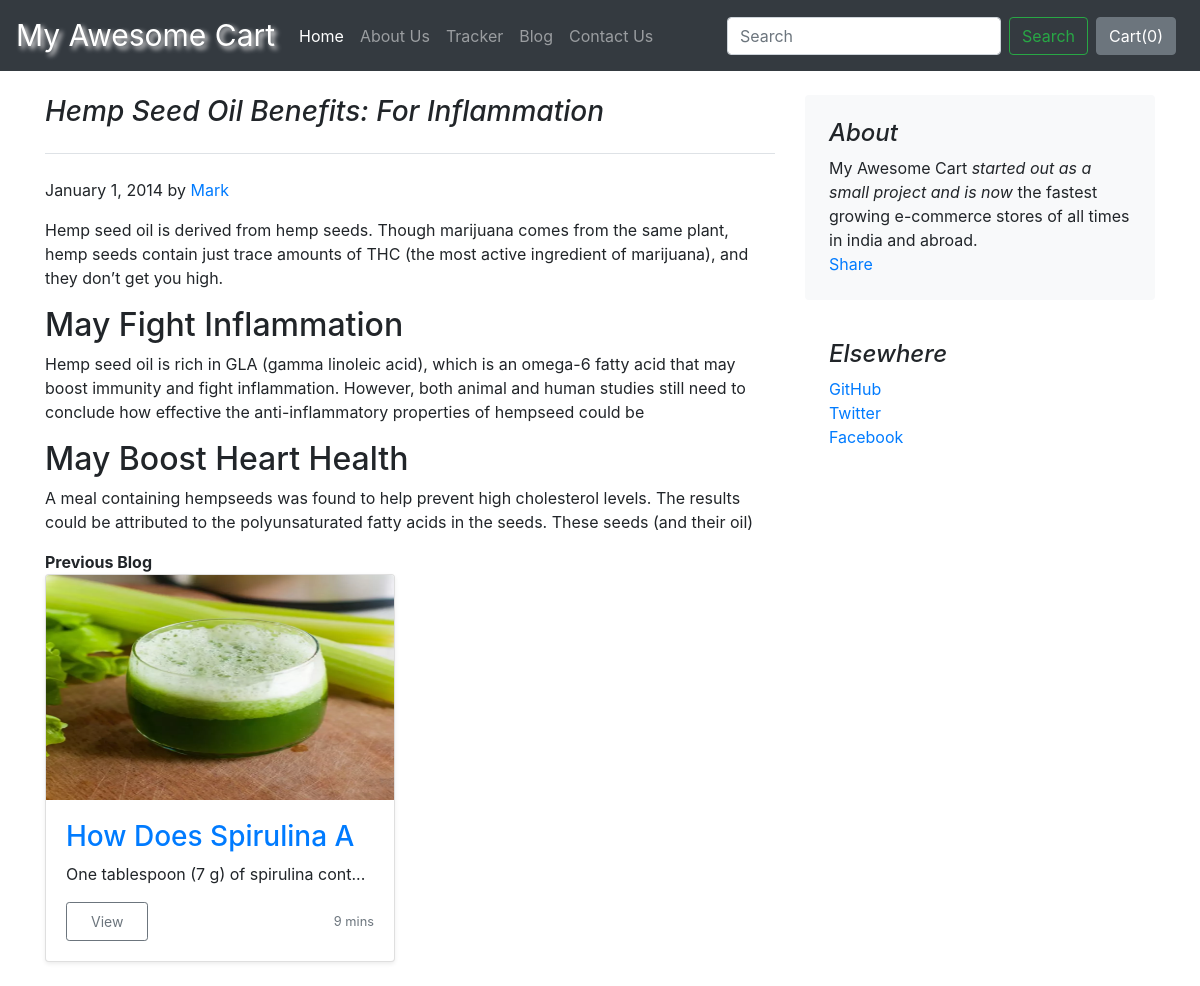
The app's page /blog/blogpost/3 with its own data.
### blog/models.py (models this page shows)
class Blogpost(models.Model):
	post_id = models.AutoField(primary_key=True)
	title = models.CharField(max_length=50)
	head0 = models.CharField(max_length=500, default="")
	chead0 = models.CharField(max_length=5000, default="")
	head1 = models.CharField(max_length=500, default="")
	chead1 = models.CharField(max_length=5000, default="")
	head2 = models.CharField(max_length=500, default="")
	chead2 = models.CharField(max_length=5000, default="")
	pub_date = models.DateField()
	thumbnail = models.ImageField(upload_to='shop/images', default="")
	def __str__(self):
		return self.title

### blog/views.py (the view)
# urls.py: path("blogpost/<int:id>", views.blogpost, name="blogPost")
def blogpost(request, id):
	prev_id = id -1
	next_id = id +1
	post = Blogpost.objects.filter(post_id = id)[0]
	prev = Blogpost.objects.filter(post_id = id)
	if len(Blogpost.objects.filter(post_id = prev_id)):
		prev_blog = Blogpost.objects.filter(post_id = prev_id)[0]
	else:
		prev_blog = {}
	if len(Blogpost.objects.filter(post_id = next_id)):
		next_blog = Blogpost.objects.filter(post_id = next_id)[0]
	else:
		next_blog = {}
	print(prev_blog)
	print(next_blog)
	return render(request, 'blog/blogpost.html',{'post':post,'next_blog':next_blog,'prev_blog':prev_blog})

### blog/templates/blog/blogpost.html (shortened to what this page needs)
{% extends 'blog/basic.html' %}
{% block body %}
<div class="container">
    <div class="row mt-4">
        <div class="col-md-8 blog-main">
            <h3 class="pb-4 mb-4 font-italic border-bottom">
                {{post.title}}
            </h3>
            <div class="blog-post">
                <p class="blog-post-meta">January 1, 2014 by <a href="#">Mark</a></p>
                <p>{{post.chead0}}</p>
                <h2>{{post.head1}}</h2>
                <p>{{post.chead1}}</p>
                <h2>{{post.head2}}</h2>
                <p>{{post.chead2}}</p>
            </div>
        <div class="row">
{% if prev_blog %}
        	<div class="col-md-6">
        <span><b>Previous Blog</b></span>
          <div class="card mb-4 shadow-sm">
            <img src="/media/{{ prev_blog.thumbnail }}" class="bd-placeholder-img card-img-top" width="100%" height="225"/>
            <div class="card-body">
            	<a href="{% url 'blogPost' prev_blog.post_id %}" style="text-decoration: none;" >
            		<h3>{{ prev_blog.title|slice:":20" }}</h3>
            	</a>
              <p class="card-text">{{ prev_blog.chead0|slice:":38" }}...</p>
              <div class="d-flex justify-content-between align-items-center">
                <div class="btn-group">
                  <a href="{% url 'blogPost' prev_blog.post_id %}" type="button" class="btn btn-sm btn-outline-secondary px-4 py-2">View</a>
                </div>
                <small class="text-muted">9 mins</small>
              </div>
            </div>
          </div>
        </div>
{% endif %}
        </div>
        </div>
        <aside class="col-md-4 blog-sidebar">
            <div class="p-4 mb-3 bg-light rounded">
                <h4 class="font-italic">About</h4>
                <p class="mb-0">My Awesome Cart <em>started out as a small project and is now</em> the fastest growing e-commerce stores of all times in india and abroad.</p>
            <div class="fb-share-button" data-href="http://127.0.0.1:8000/blog/blogpost/{{ post.post_id }}" data-layout="button_count" data-size="large"><a target="_blank" href="https://www.facebook.com/sharer/sharer.php?u=http%3A%2F%2F127.0.0.1%3A8000%2Fblog%2Fblogpost%2F2&amp;src=sdkpreparse" class="fb-xfbml-parse-ignore">Share</a></div>
			</div>
            <div class="p-4">
                <h4 class="font-italic">Elsewhere</h4>
                <ol class="list-unstyled">
                    <li><a href="#">GitHub</a></li>
                    <li><a href="#">Twitter</a></li>
                    <li><a href="#">Facebook</a></li>
                </ol>
            </div>
        </aside>
    </div>
</div>
{% endblock %}

### records on screen
Blogpost: title "Hemp Seed Oil Benefits: For Inflammation", chead0 "Hemp seed oil is derived from hemp seeds. Though marijuana comes from the same plant, hemp seeds contain just trace amounts of THC (the most active ingredient of marijuana), and they don’t get you high.", head1 "May Fight Inflammation", chead1 "Hemp seed oil is rich in GLA (gamma linoleic acid), which is an omega-6 fatty acid that may boost immunity and fight inflammation. However, both animal and human studies still need to conclude how effective the anti-inflammatory properties of hempseed could be", head2 "May Boost Heart Health", chead2 "A meal containing hempseeds was found to help prevent high cholesterol levels. The results could be attributed to the polyunsaturated fatty acids in the seeds. These seeds (and their oil)"
Blogpost: thumbnail (picture), title "How Does Spirulina A", chead0 "One tablespoon (7 g) of spirulina cont"
